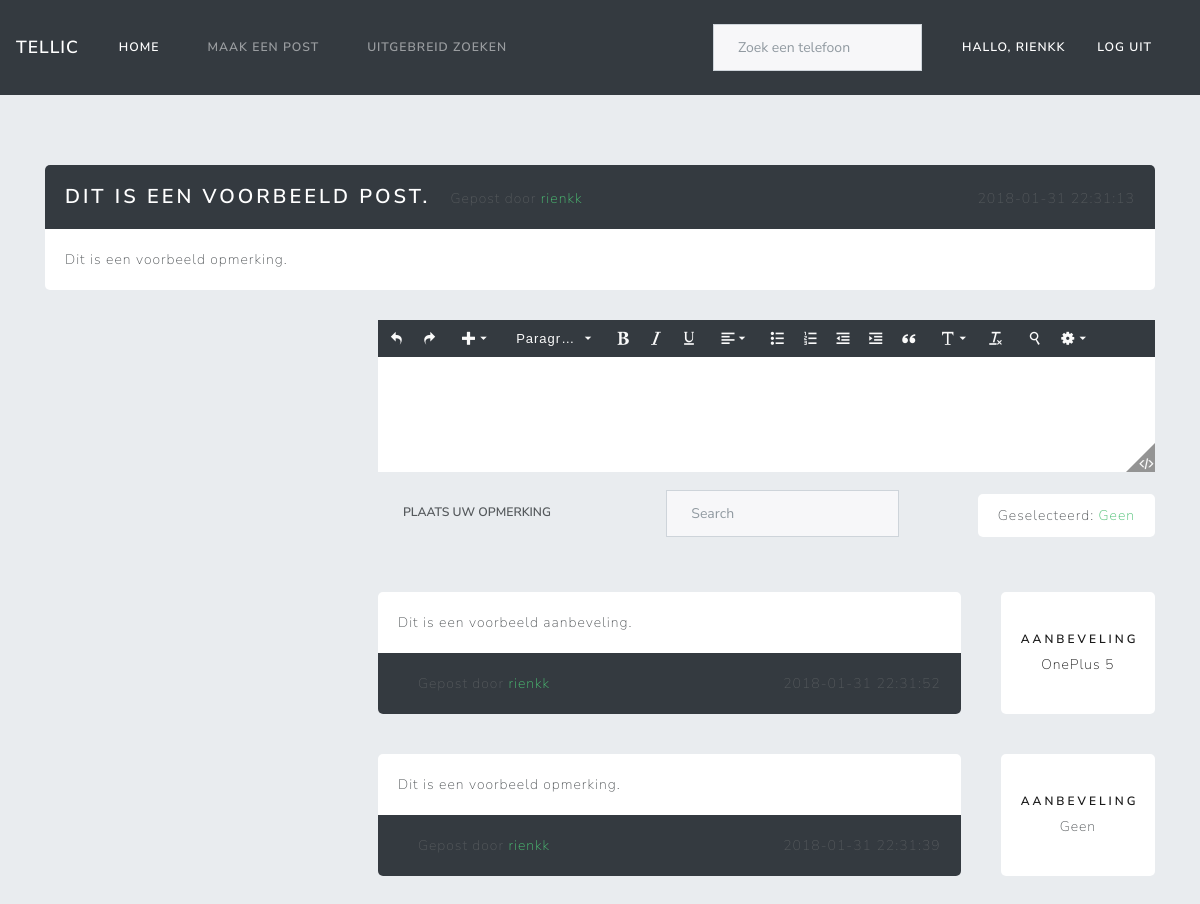
The app's page /post/1 (signed in) with its own data.
### models.py (models this page shows, shortened)
class User(db.Model):
    id = db.Column(db.Integer, primary_key=True)
    username = db.Column(db.String(80), unique=True, nullable=False)
    password = db.Column(db.String(255), nullable=False, server_default='')
    created_on = db.Column(db.DateTime, server_default=db.func.now())
    posts = db.relationship('Post', backref='user', lazy=True)
    replies = db.relationship('Reply', backref='user', lazy=True)
    favorites = db.relationship('Favorite', backref='user', lazy=True)

class Post(db.Model):
    id = db.Column(db.Integer, primary_key=True)
    user_id = db.Column(db.Integer, db.ForeignKey('user.id'), nullable=False)
    title = db.Column(db.String(255), nullable=False)
    text = db.Column(db.String(255), nullable=False)
    created_on = db.Column(db.DateTime, server_default=db.func.now())
    replies = db.relationship('Reply', backref='post', lazy=True)

class Reply(db.Model):
    id = db.Column(db.Integer, primary_key=True)
    user_id = db.Column(db.Integer, db.ForeignKey('user.id'), nullable=False)
    post_id = db.Column(db.Integer, db.ForeignKey('post.id'), nullable=False)
    text = db.Column(db.String(255), nullable=False)
    phone = db.Column(db.String(80), nullable=True)
    created_on = db.Column(db.DateTime, server_default=db.func.now())
    posts = db.relationship('Post', backref='reply', lazy=True)

### controllers.py (the view)
@app.route("/post/<post_id>")
def post(post_id):
    if request.method == "GET":
        post = Post.query.filter_by(id=post_id).first()
        replies = Reply.query.filter_by(post_id=post_id).order_by(desc(Reply.created_on)).all()
        return render_template("post.html", post=post, replies=replies)

### controllers.py (called while the page is built)
@login_manager.user_loader
def load_user(username):
    return User.query.filter_by(username = username).first()

### templates/post.html (shortened to what this page needs)
{% extends "layout.html" %}
{% block includes %}
  <link rel="stylesheet" type="text/css" href="{{ url_for('static', filename='styles/post.css') }}">
{% endblock %}
{% block main %}
  <div class="container">
    <div class="post">
      <div class="upper bg-dark">
        <div class="left">
          <h4>{{post['title']}}</h4>
          <p>Gepost door <span><a class="focus" href="{{ url_for('profiel', username=post.user['username']) }}">{{ post.user['username'] }}</a></span></p>
        </div>
        <div class="right">
          <p>{{ post['created_on'] }}</p>
        </div>
      </div>
      <div class="post-content">{{post['text']|safe}}</div>
    </div>
    {% if current_user.is_authenticated %}
    <form class="reply-form" action="{{ url_for('reply') }}" method="post">
        <div class="form-combine">
          <button class="btn ab-button" type="submit">Plaats uw opmerking</button>
          <input class="form-control mr-sm-2" type="text" onkeyup="myFunction(this.value, 'createReply')" placeholder="Search">
          <div class="selected">Geselecteerd: <span class="focus selected-phone">Geen</span></div>
        </div>
    </form>
    {% endif %}
    {% set paginationController = ['1'] %}
    <div class="pagination-wrapper 1">
    {% for reply in replies %}
        <div class="reply-wrapper">
          <div class="reply">
            <div class="content">{{ reply['text']|safe }}</div>
            <div class="lower bg-dark">
              <div class="left">
                <p>Gepost door <span><a class="focus" href="{{ url_for('profiel', username=reply.user['username']) }}">{{ reply.user['username'] }}</a></span></p>
              </div>
              <div class="right">
                <p>{{ reply['created_on'] }}</p>
              </div>
            </div>
          </div>
          <div class="recomendation">
            <h6>Aanbeveling</h6>
            {% if reply['phone'] != "" %}
              <span><a href="{{ url_for('display', phone=reply['phone']) }}"{{ reply['phone'] }}>{{reply['phone']}}</a></span>
            {% else %}
              <span>Geen</span>
            {% endif %}
          </div>
        </div>
      {% if loop.index % 5 == 0 %}
        </div>
        {% set paginationController = (paginationController.append(loop.index),paginationController) %}
        <div class="{{ loop.index }} pagination-wrapper none">
      {% elif loop.last %}
        </div>
      {% endif %}
    {% endfor %}
  </div>
{% endblock %}

### templates/navigation.html (shortened to what this page needs)
<nav class="navbar navbar-expand-lg navbar-dark bg-dark">
  <a class="navbar-brand" href="{{ url_for('index') }}">Tellic</a>
  <div class="collapse navbar-collapse" id="navbarColor01">
    <ul class="navbar-nav mr-auto">
      <li class="nav-item active">
        <a class="nav-link" href="{{ url_for('index') }}">Home<span class="sr-only">(current)</span></a>
      </li>
      <li class="nav-item">
        <a class="nav-link" href="{{ url_for('createPost') }}">Maak een post</a>
      </li>
      <li class="nav-item">
        <a class="nav-link" href="{{ url_for('browse') }}">Uitgebreid zoeken</a>
      </li>
    </ul>
    <form class="search-form form-inline my-2 my-lg-0 nav-item">
      <input class="form-control mr-sm-2" type="text" name="fname" id="fname" onkeyup="myFunction(this.value, 'navigation')" placeholder="Zoek een telefoon">
    </form>
    {% if current_user.is_authenticated %}
      <ul class="nav navbar-nav navbar-right">
        <li class="nav-item"><a class="text-white" href="{{ url_for('profiel', username=current_user.username) }}"></span>Hallo, {{ current_user.username }} </a></li>
        <li class="nav-item"><a class="text-white" href="{{ url_for('logout') }}"></span >Log uit</a></li>
      </ul>
    {% else %}
      <ul class="nav navbar-nav navbar-right">
        <li class="nav-item"><a class="text-white" href="{{ url_for('register') }}"></span>Registreer</a></li>
        <li class="nav-item"><a class="text-white" href="{{ url_for('login') }}"></span >Login</a></li>
      </ul>
    {% endif %}
  </div>
</nav>
<div class="search-drop">
</div>

### static/styles/post.css (style rules this page uses)
.pagination-wrapper { width: 70%; }
.reply-form { width: 70%; margin-top: 30px; -webkit-border-radius: 5px; -moz-border-radius: 5px; border-radius: 5px; }
.form-combine { display: flex; margin-top: 15px; align-items: flex-end; justify-content: space-between; }
.form-combine input { width: 30%; margin-left: 20px; }
.selected { background: white; padding: 11px 20px; border-radius: 5px; }
.container { margin-top: 70px; display: flex; align-items: flex-end; flex-direction: column; }
.post { background: white; border-radius: 5px; width: 100%; }
.post p { margin-bottom: 0px; }
.post-content { padding: 20px; }
.upper { border-top-right-radius: 5px; border-top-left-radius: 5px; width: 100%; display: flex; align-items: flex-end; justify-content: space-between; padding: 20px; }
.left { display: flex; align-items: flex-end; }
.upper p { display: block; margin: 0 0 0 20px; }
.focus { color: #4BBF73; }
.upper h4 { margin-bottom: 0px; color: white; }
.reply-wrapper { width: 100%; display: flex; margin-top: 40px; justify-content: space-between; }
.recomendation { width: calc(25% - 40px); background: white; padding: 20px; text-align: center; border-radius: 5px; }
.recomendation H6 { margin-top: 20px; }
.reply { background: white; border-radius: 5px; width: 75%; }
.lower { border-bottom-right-radius: 5px; border-bottom-left-radius: 5px; width: 100%; display: flex; align-items: flex-end; justify-content: space-between; padding: 20px; }
.reply p { margin-bottom: 0px; }
.content { padding: 20px; }
.lower p { display: block; margin: 0 0 0 20px; }

### static/styles/style.css (style rules this page uses)
body { background: #e9ecef !important; padding-bottom: 50px; }
.search-form { position: relative; }
.navbar { position: relative !important; padding-bottom: 0px !important; }
.search-drop { width: 100%; background: #343a40; display: -webkit-flex; display: -ms-flex; display: flex; -webkit-flex-wrap: wrap; -ms-flex-wrap: wrap; flex-wrap: wrap; padding: 0.75rem 10px 0.75rem 10px; }
.ab-button { background: #4BBF73; color: white; border-radius: 5px !important; }

### records on screen
User: username "RIENKK", user.username "rienkk"
Post: title "DIT IS EEN VOORBEELD POST.", created_on "2018-01-31 22:31:13", text "Dit is een voorbeeld opmerking."
Reply: text "Dit is een voorbeeld aanbeveling.", user.username "rienkk", created_on "2018-01-31 22:31:52", phone "OnePlus 5"
Reply: text "Dit is een voorbeeld opmerking.", user.username "rienkk", created_on "2018-01-31 22:31:39", phone "Geen"
